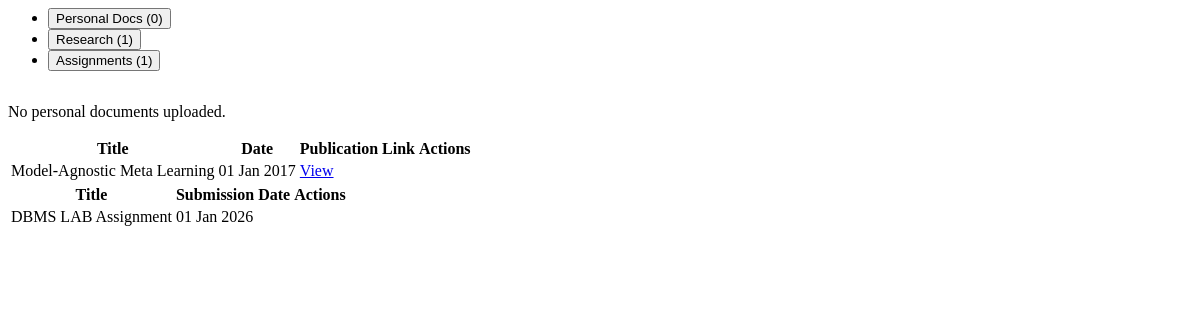
Before: /SamarjitCSE27/all-documents/ (signed in) with the older database file.
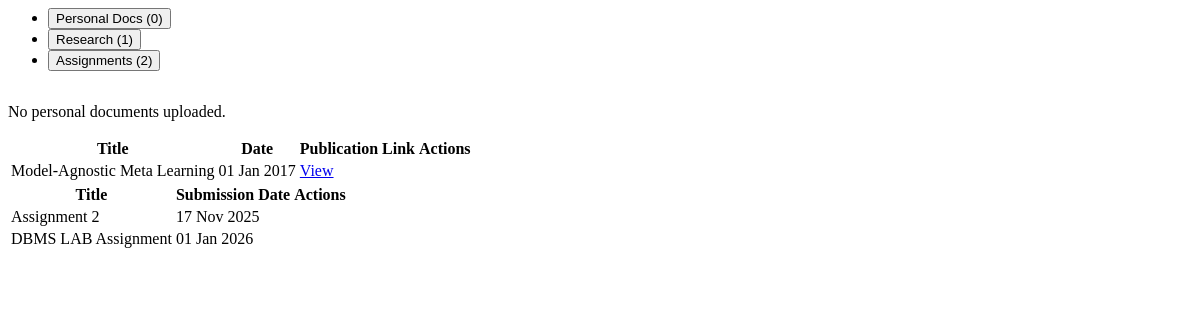
After: the same page with the newer database file.
### faculty/models.py (models this page shows, shortened)
class ResearchPublications(models.Model):
    faculty=models.ForeignKey(FacultyProfile,on_delete=models.CASCADE,related_name="research")
    file=models.FileField(upload_to="docs/research")
    title=models.CharField(max_length=100)
    subject=models.CharField(max_length=50,default="NA")
    publication_date=models.DateField()
    link=models.URLField(blank=True)

class AssignmentDocs(models.Model):
    faculty=models.ForeignKey(FacultyProfile,on_delete=models.CASCADE,related_name='assignments')
    file=models.FileField(upload_to="docs/assignments/",validators=[validate_file_type])
    title=models.CharField(max_length=100)
    uploaded_on=models.DateTimeField(default=timezone.now)
    date_of_assignment=models.DateField()
    date_of_submission=models.DateField()

### faculty/views.py (the view)
# urls.py: path('<username>/all-documents/', views.view_all_documents, name='view_all_documents'),
@login_required
def view_all_documents(request,username):
    profile=get_object_or_404(FacultyProfile,user__username=username)
    if not request.user.is_superuser:
        raise PermissionDenied
    personal_docs=PersonalDocs.objects.filter(faculty=profile).order_by('-uploaded_on')
    research=ResearchPublications.objects.filter(faculty=profile).order_by('-publication_date')
    assignments=AssignmentDocs.objects.filter(faculty=profile).order_by("date_of_submission")
    context={
        "personal_docs_list":personal_docs,
        "research_list":research,
        "assignments_list":assignments,
    }
    return render(request,"faculty/partials/_all_documents_modal.html",context=context)

### faculty/templates/faculty/partials/_all_documents_modal.html (shortened to what the changed rows need)
<ul class="nav nav-tabs" id="docTab" role="tablist">
  <li class="nav-item" role="presentation">
    <button class="nav-link" id="assignments-tab" data-bs-toggle="tab" data-bs-target="#assignments-pane" type="button">
      Assignments ({{assignments_list.count}})
    </button>
  </li>
</ul>
<div class="tab-content" id="docTabContent">
  <div class="tab-pane fade" id="research-pane" role="tabpanel">
    <div class="card-body p-0" style="overflow-y: auto;">
      {% if research_list %}
        <table class="table table-hover align-middle mb-0">
          <thead class="table-light sticky-top">
             <tr>
                <th scope="col">Title</th>
                <th scope="col">Date</th>
                <th scope="col">Publication Link</th>
                <th scope="col" class="text-end">Actions</th>
             </tr>
          </thead>
          <tbody>
            {% for doc in research_list %}
              <tr>
                <td class="fw-semibold">{{ doc.title }}</td>
                <td>{{ doc.publication_date|date:"d M Y" }}</td>
                <td>
                  {% if doc.link %}<a href="{{ doc.link }}" target="_blank">View</a>{% else %}<span class="text-muted">N/A</span>{% endif %}
                </td>
                <td class="text-end">
                </td>
              </tr>
            {% endfor %}
          </tbody>
        </table>
      {% else %}
        <p class="p-4 text-center text-muted">No research papers uploaded.</p>
      {% endif %}
    </div>
  </div>
  <div class="tab-pane fade" id="assignments-pane" role="tabpanel">
    <div class="card-body p-0" style="overflow-y: auto;">
      {% if assignments_list %}
        <table class="table table-hover align-middle mb-0">
          <thead class="table-light sticky-top">
             <tr>
                <th scope="col">Title</th>
                <th scope="col">Submission Date</th>
                <th scope="col" class="text-end">Actions</th>
             </tr>
          </thead>
          <tbody>
            {% for doc in assignments_list %}
              <tr>
                <td class="fw-semibold">{{ doc.title }}</td>
                <td>{{ doc.date_of_submission|date:"d M Y" }}</td>
                <td class="text-end">
                </td>
              </tr>
            {% endfor %}
          </tbody>
        </table>
      {% else %}
        <p class="p-4 text-center text-muted">No assignments uploaded.</p>
      {% endif %}
    </div>
  </div>
</div>

Changed rows visible on the page:
added AssignmentDocs: title "Assignment 2", date_of_submission "17 Nov 2025"
Other visible differences:
{{ assignments_list.count }}: "1" → "2"
